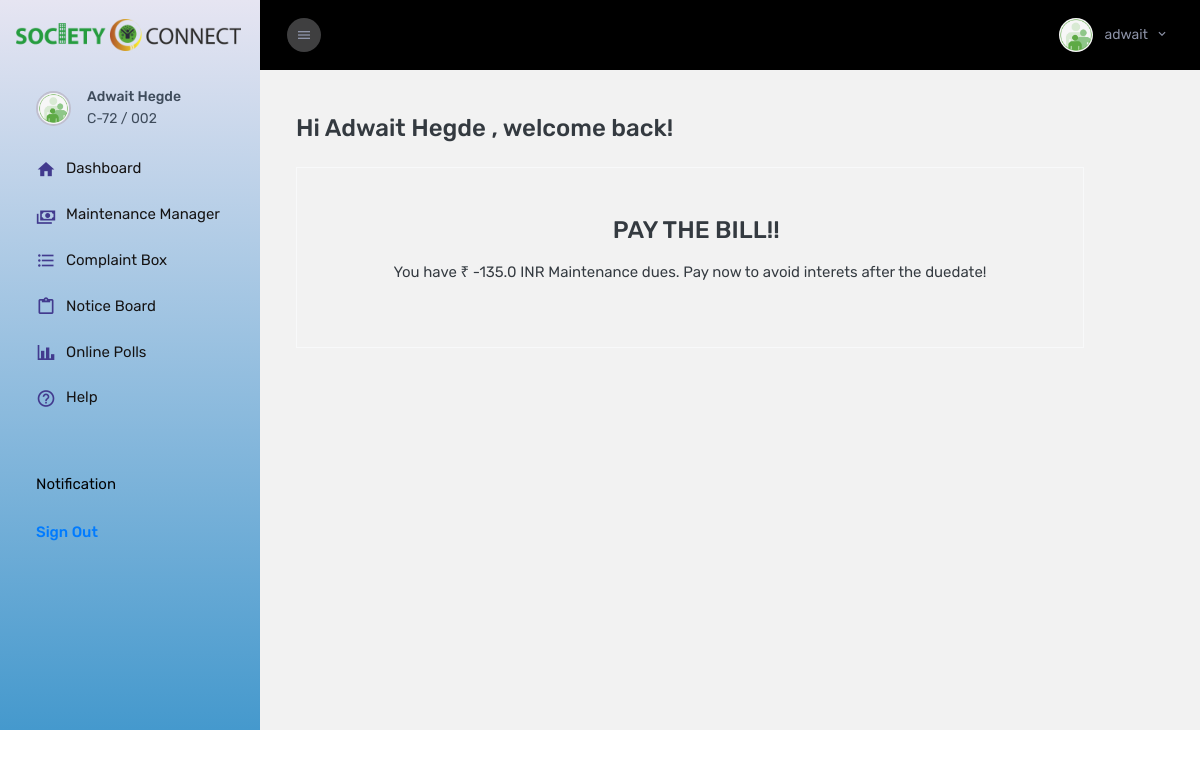
Page /paymentgateway/ (signed in) on the earlier database version.
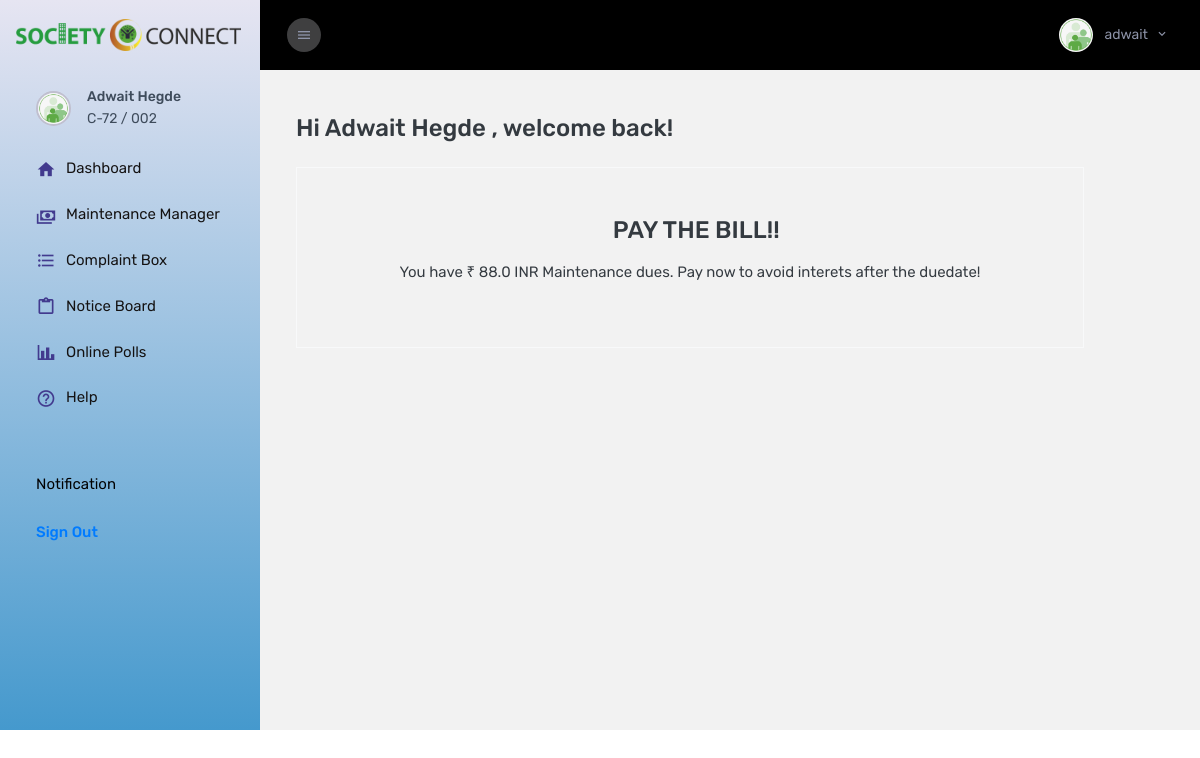
Same page on the later database version.
### app/models.py (models this page shows, shortened)
class SocietyMember(models.Model):
    user = models.OneToOneField(User,on_delete=models.SET_NULL,null=True)
    is_owner = models.BooleanField(default=None)
    room_no = models.IntegerField()
    phone_no = models.FloatField()
    dues = models.FloatField()
    def get_dues(self):
        return self.dues

### app/views.py (the view)
# urls.py: path('paymentgateway/', views.paymentgateway, name='paymentgateway'),
@login_required
def paymentgateway(request):
    if request.method == "GET":
        try:
            sm = SocietyMember.objects.get(user=request.user)
            if sm.get_dues()==0:
                return redirect('/dashboard/')
            if sm.is_owner:
                return render(request, 'app/payment.html', {"duers":sm.get_dues(), "dueps":int(sm.get_dues()*100)})
            else:
                return redirect('/dashboard/')
        except:
            return redirect('/dashboard/')
    return render(request, 'app/payment.html')

### app/templates/app/payment.html (shortened to what this page needs)
{% extends "app/base_owner.html" %}
{% block content%}
            <div class="center">
                <form id="pay" class="text-center border border-light p-5" action="/success/" method="POST">
                    <p class="h3 mb-3"><i class="fas fa-coffee"></i> PAY THE BILL!!</p>
                    <p class="mb-3">You have ₹ {{duers}} INR Maintenance dues. Pay now to avoid interets after the duedate!</p>
                </form>
            </div>
{% endblock content %}

Differences in the rows shown:
changed SocietyMember: dues "-135.0" → "88.0"
